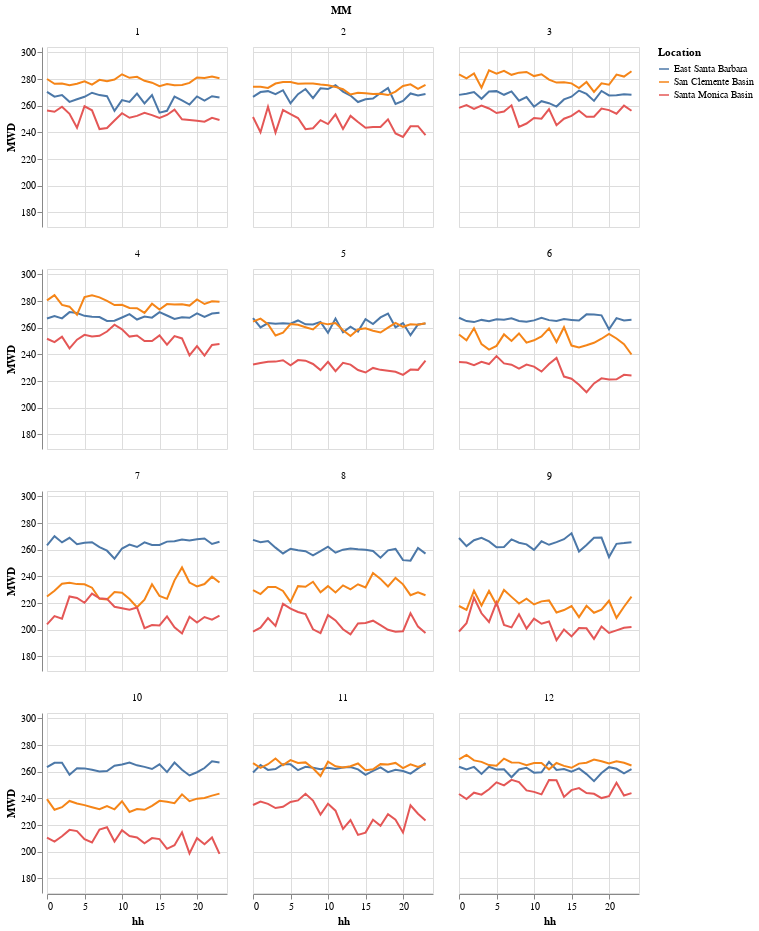

Notebook source saved alongside this figure:
### Code cell
# plot
alt.Chart(by_mo_hr).mark_line().encode(
    x =alt.X('hh:Q'),
    y =alt.Y('MWD:Q',
             scale=alt.Scale(domain=[169,304])), # S (169 degrees) to W (304 degrees)
    color='Location:N'
).properties(
    width=180,
    height=180
).facet(
    facet='MM:N',
    columns=3
)

### Figure 1 — Vega-Lite specification as saved in the notebook (floating-point values rounded to 4 significant figures; data arrays with more than 128 entries replaced by an {"elided": "..."} marker saying what was removed)
{"config": {"view": {"continuousWidth": 400, "continuousHeight": 300}}, "data": {"name": "data-78c7229df61bcd4400e1a552b49a9ec8"}, "facet": {"field": "MM", "type": "nominal"}, "spec": {"mark": "line", "encoding": {"color": {"field": "Location", "type": "nominal"}, "x": {"field": "hh", "type": "quantitative"}, "y": {"field": "MWD", "scale": {"domain": [169, 304]}, "type": "quantitative"}}, "height": 180, "width": 180}, "columns": 3, "$schema": "https://vega.github.io/schema/vega-lite/v4.17.0.json", "datasets": {"data-78c7229df61bcd4400e1a552b49a9ec8": {"elided": "864 records"}}}
